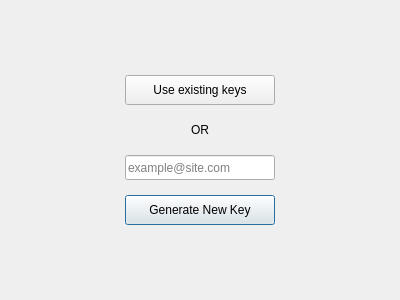
<?xml version="1.0" encoding="UTF-8"?>
<ui version="4.0">
 <class>KeyDialog</class>
 <widget class="QDialog" name="KeyDialog">
  <property name="geometry">
   <rect>
    <x>0</x>
    <y>0</y>
    <width>400</width>
    <height>300</height>
   </rect>
  </property>
  <property name="windowTitle">
   <string>Dialog</string>
  </property>
  <widget class="QPushButton" name="generateKeyButton">
   <property name="geometry">
    <rect>
     <x>125</x>
     <y>195</y>
     <width>150</width>
     <height>30</height>
    </rect>
   </property>
   <property name="text">
    <string>Generate New Key</string>
   </property>
  </widget>
  <widget class="QLineEdit" name="emailLE">
   <property name="geometry">
    <rect>
     <x>125</x>
     <y>155</y>
     <width>150</width>
     <height>25</height>
    </rect>
   </property>
   <property name="placeholderText">
    <string>example@site.com</string>
   </property>
  </widget>
  <widget class="QLabel" name="orLabel">
   <property name="geometry">
    <rect>
     <x>125</x>
     <y>115</y>
     <width>150</width>
     <height>30</height>
    </rect>
   </property>
   <property name="sizePolicy">
    <sizepolicy hsizetype="Preferred" vsizetype="Fixed">
     <horstretch>0</horstretch>
     <verstretch>0</verstretch>
    </sizepolicy>
   </property>
   <property name="text">
    <string>OR</string>
   </property>
   <property name="alignment">
    <set>Qt::AlignCenter</set>
   </property>
  </widget>
  <widget class="QPushButton" name="continueButton">
   <property name="geometry">
    <rect>
     <x>125</x>
     <y>75</y>
     <width>150</width>
     <height>30</height>
    </rect>
   </property>
   <property name="text">
    <string>Use existing keys</string>
   </property>
  </widget>
 </widget>
 <resources/>
 <connections/>
</ui>
